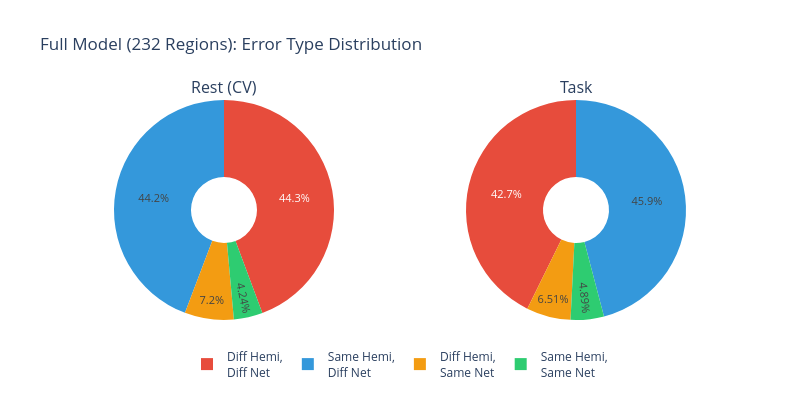

Notebook code cell kept with this figure:
### Code cell
# Visualize Full Model Error Types
fig = make_subplots(rows=1, cols=2, subplot_titles=('Rest (CV)', 'Task'),
                    specs=[[{'type': 'pie'}, {'type': 'pie'}]])

labels = ['Same Hemi,<br>Same Net', 'Same Hemi,<br>Diff Net', 
          'Diff Hemi,<br>Same Net', 'Diff Hemi,<br>Diff Net']
colors = ['#2ecc71', '#3498db', '#f39c12', '#e74c3c']

for idx, analysis in enumerate([full_rest_analysis, full_task_analysis], 1):
    values = [analysis['within_hemi_network'], analysis['within_hemi_diff_network'],
              analysis['cross_hemi_same_network'], analysis['cross_hemi_diff_network']]
    
    fig.add_trace(go.Pie(
        labels=labels, values=values,
        marker_colors=colors,
        textinfo='percent',
        textfont_size=11,
        hole=0.3
    ), row=1, col=idx)

fig.update_layout(
    title='Full Model (232 Regions): Error Type Distribution',
    height=400, width=800,
    showlegend=True,
    legend=dict(orientation='h', y=-0.1, x=0.5, xanchor='center')
)

fig.show()

print("\nKey Observation: ~50% of errors involve CROSS-HEMISPHERE confusion (orange + red slices)")

### Figure 1 — Plotly figure (JSON) as saved in the notebook; plotly's stock layout.template omitted (floating-point values rounded to 4 significant figures)
{"data": [{"domain": {"x": [0, 0.45], "y": [0, 1]}, "hole": 0.3, "labels": ["Same Hemi,<br>Same Net", "Same Hemi,<br>Diff Net", "Diff Hemi,<br>Same Net", "Diff Hemi,<br>Diff Net"], "marker": {"colors": ["#2ecc71", "#3498db", "#f39c12", "#e74c3c"]}, "textfont": {"size": 11}, "textinfo": "percent", "type": "pie", "values": [167, 1744, 284, 1748]}, {"domain": {"x": [0.55, 1], "y": [0, 1]}, "hole": 0.3, "labels": ["Same Hemi,<br>Same Net", "Same Hemi,<br>Diff Net", "Diff Hemi,<br>Same Net", "Diff Hemi,<br>Diff Net"], "marker": {"colors": ["#2ecc71", "#3498db", "#f39c12", "#e74c3c"]}, "textfont": {"size": 11}, "textinfo": "percent", "type": "pie", "values": [244, 2292, 325, 2132]}], "layout": {"annotations": [{"font": {"size": 16}, "showarrow": false, "text": "Rest (CV)", "x": 0.225, "xanchor": "center", "xref": "paper", "y": 1, "yanchor": "bottom", "yref": "paper"}, {"font": {"size": 16}, "showarrow": false, "text": "Task", "x": 0.775, "xanchor": "center", "xref": "paper", "y": 1, "yanchor": "bottom", "yref": "paper"}], "height": 400, "legend": {"orientation": "h", "x": 0.5, "xanchor": "center", "y": -0.1}, "showlegend": true, "title": {"text": "Full Model (232 Regions): Error Type Distribution"}, "width": 800}}
